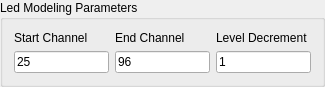
       <widget class="QGroupBox" name="groupBox_5">
        <property name="geometry">
         <rect>
          <x>340</x>
          <y>3</y>
          <width>325</width>
          <height>81</height>
         </rect>
        </property>
        <property name="maximumSize">
         <size>
          <width>325</width>
          <height>16777215</height>
         </size>
        </property>
        <property name="title">
         <string>Led Modeling Parameters</string>
        </property>
        <layout class="QGridLayout" name="gridLayout_15">
         <item row="1" column="0">
          <layout class="QGridLayout" name="gridLayout">
           <item row="0" column="0">
            <widget class="QLabel" name="label_8">
             <property name="text">
              <string>Start Channel</string>
             </property>
            </widget>
           </item>
           <item row="0" column="1">
            <widget class="QLabel" name="label_7">
             <property name="text">
              <string>End Channel</string>
             </property>
            </widget>
           </item>
           <item row="1" column="0">
            <widget class="QLineEdit" name="startChannel">
             <property name="text">
              <string>25</string>
             </property>
            </widget>
           </item>
           <item row="1" column="1">
            <widget class="QLineEdit" name="endChannel">
             <property name="text">
              <string>96</string>
             </property>
            </widget>
           </item>
           <item row="0" column="2">
            <widget class="QLabel" name="label_13">
             <property name="text">
              <string>Level Decrement</string>
             </property>
            </widget>
           </item>
           <item row="1" column="2">
            <widget class="QLineEdit" name="levelDecrement">
             <property name="sizePolicy">
              <sizepolicy hsizetype="Minimum" vsizetype="Fixed">
               <horstretch>0</horstretch>
               <verstretch>0</verstretch>
              </sizepolicy>
             </property>
             <property name="minimumSize">
              <size>
               <width>50</width>
               <height>0</height>
              </size>
             </property>
             <property name="text">
              <string>1</string>
             </property>
            </widget>
           </item>
          </layout>
         </item>
        </layout>
       </widget>
